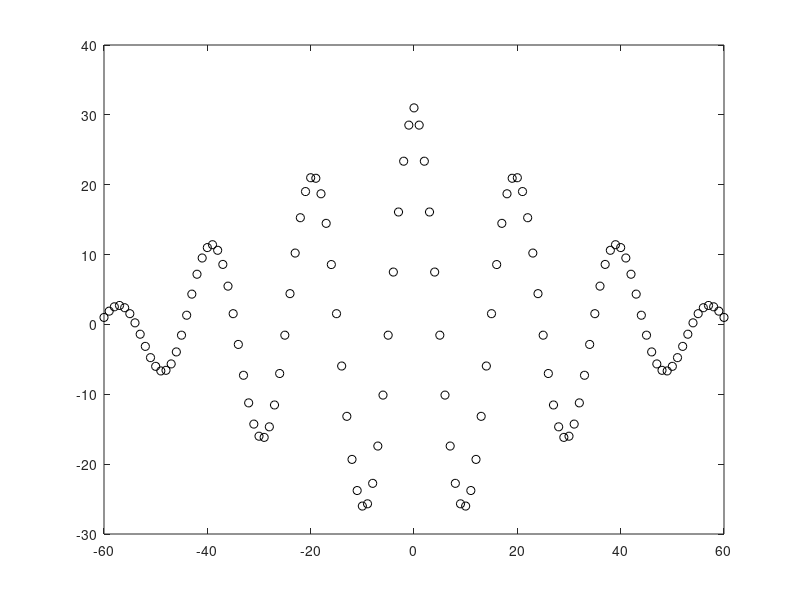

Source code (MATLAB):
%% Lab 1
% Problem 1
delta = [1 0 0];
len = length(delta);
corr1 = xcorr(delta);
xval = -len+1:len-1;
figure(1)
plot(xval,corr1,'ko')

% Problem 2
n = -30:30;
vals = cos(2*pi*n/20);
len = length(vals);
corr2 = xcorr(vals);
xval = -len+1:len-1;
figure(1)
plot(xval,corr2,'ko')
%ylim([-0.05 1.1])